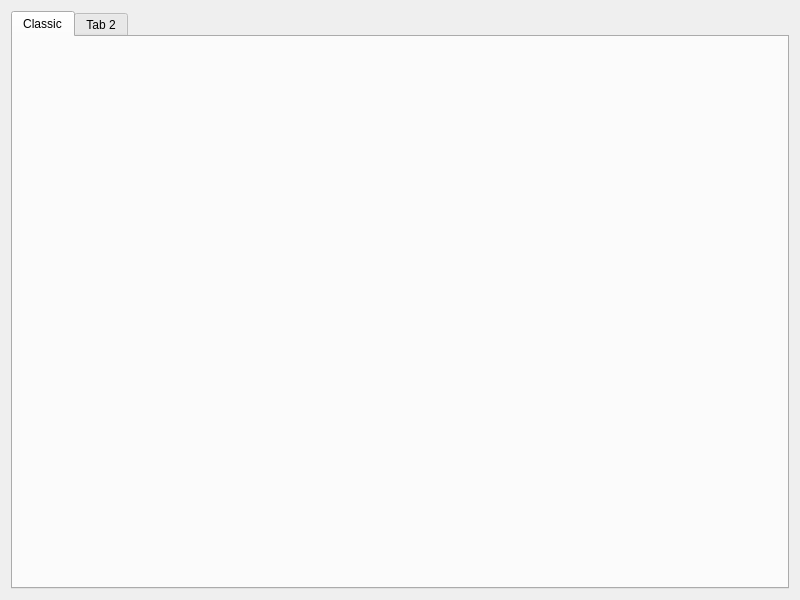
<?xml version="1.0" encoding="UTF-8"?>
<ui version="4.0">
 <class>RAL_widget</class>
 <widget class="QWidget" name="RAL_widget">
  <property name="geometry">
   <rect>
    <x>0</x>
    <y>0</y>
    <width>800</width>
    <height>600</height>
   </rect>
  </property>
  <property name="sizePolicy">
   <sizepolicy hsizetype="Preferred" vsizetype="Preferred">
    <horstretch>0</horstretch>
    <verstretch>0</verstretch>
   </sizepolicy>
  </property>
  <property name="windowTitle">
   <string>RAL Pallete</string>
  </property>
  <layout class="QHBoxLayout" name="horizontalLayout">
   <item>
    <widget class="QTabWidget" name="RAL_tab">
     <property name="currentIndex">
      <number>0</number>
     </property>
     <widget class="QWidget" name="Classic_tab">
      <attribute name="title">
       <string>Classic</string>
      </attribute>
     </widget>
     <widget class="QWidget" name="tab_2">
      <attribute name="title">
       <string>Tab 2</string>
      </attribute>
     </widget>
    </widget>
   </item>
  </layout>
 </widget>
 <resources/>
 <connections/>
</ui>
